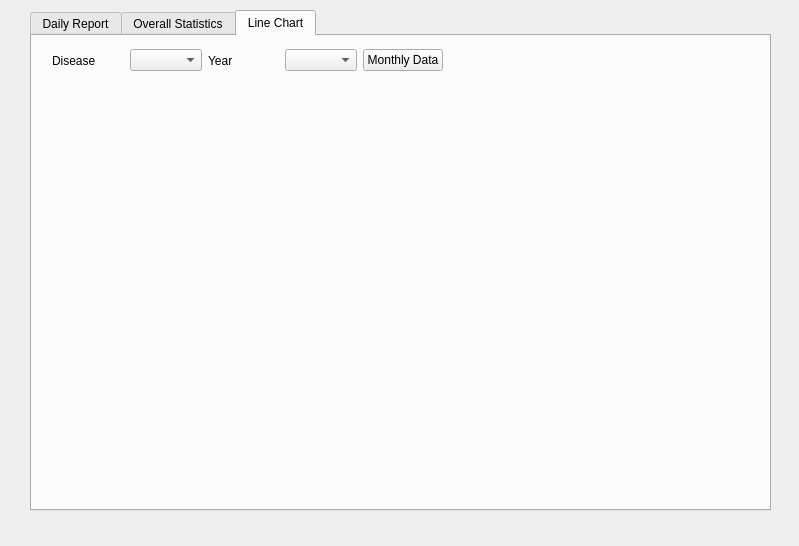
<?xml version="1.0" encoding="UTF-8"?>
<ui version="4.0">
 <class>Report</class>
 <widget class="QDialog" name="Report">
  <property name="geometry">
   <rect>
    <x>0</x>
    <y>0</y>
    <width>799</width>
    <height>546</height>
   </rect>
  </property>
  <property name="windowTitle">
   <string>Reports</string>
  </property>
  <widget class="QTabWidget" name="tabWidget_2">
   <property name="geometry">
    <rect>
     <x>30</x>
     <y>10</y>
     <width>741</width>
     <height>501</height>
    </rect>
   </property>
   <property name="currentIndex">
    <number>2</number>
   </property>
   <widget class="QWidget" name="tab_4">
    <attribute name="title">
     <string>Daily Report</string>
    </attribute>
    <widget class="QLabel" name="label_25">
     <property name="geometry">
      <rect>
       <x>10</x>
       <y>50</y>
       <width>361</width>
       <height>17</height>
      </rect>
     </property>
     <property name="text">
      <string>Diseases registered with their corresponding victims</string>
     </property>
    </widget>
    <widget class="QLabel" name="label_dix">
     <property name="geometry">
      <rect>
       <x>10</x>
       <y>70</y>
       <width>641</width>
       <height>21</height>
      </rect>
     </property>
     <property name="text">
      <string/>
     </property>
    </widget>
    <widget class="QDateEdit" name="date">
     <property name="geometry">
      <rect>
       <x>10</x>
       <y>10</y>
       <width>141</width>
       <height>27</height>
      </rect>
     </property>
     <property name="displayFormat">
      <string>dd-MM-yyyy</string>
     </property>
    </widget>
    <widget class="QPushButton" name="pushButton_2">
     <property name="geometry">
      <rect>
       <x>160</x>
       <y>10</y>
       <width>99</width>
       <height>27</height>
      </rect>
     </property>
     <property name="text">
      <string>Load</string>
     </property>
    </widget>
    <widget class="QLabel" name="label_27">
     <property name="geometry">
      <rect>
       <x>10</x>
       <y>280</y>
       <width>151</width>
       <height>17</height>
      </rect>
     </property>
     <property name="text">
      <string>Medicines purchased</string>
     </property>
    </widget>
    <widget class="QLabel" name="label_28">
     <property name="geometry">
      <rect>
       <x>10</x>
       <y>300</y>
       <width>531</width>
       <height>17</height>
      </rect>
     </property>
     <property name="text">
      <string/>
     </property>
    </widget>
    <widget class="QLabel" name="label_in">
     <property name="geometry">
      <rect>
       <x>10</x>
       <y>190</y>
       <width>581</width>
       <height>17</height>
      </rect>
     </property>
     <property name="text">
      <string/>
     </property>
    </widget>
    <widget class="QLabel" name="label_29">
     <property name="geometry">
      <rect>
       <x>10</x>
       <y>100</y>
       <width>67</width>
       <height>17</height>
      </rect>
     </property>
     <property name="text">
      <string>Details</string>
     </property>
    </widget>
    <widget class="QLabel" name="label_30">
     <property name="geometry">
      <rect>
       <x>10</x>
       <y>330</y>
       <width>67</width>
       <height>17</height>
      </rect>
     </property>
     <property name="text">
      <string>Details</string>
     </property>
    </widget>
    <widget class="QTableView" name="tableView">
     <property name="geometry">
      <rect>
       <x>10</x>
       <y>120</y>
       <width>661</width>
       <height>121</height>
      </rect>
     </property>
    </widget>
    <widget class="QTableView" name="tableView_2">
     <property name="geometry">
      <rect>
       <x>10</x>
       <y>350</y>
       <width>661</width>
       <height>121</height>
      </rect>
     </property>
    </widget>
   </widget>
   <widget class="QWidget" name="tab_5">
    <attribute name="title">
     <string>Overall Statistics</string>
    </attribute>
    <widget class="QLabel" name="label_17">
     <property name="geometry">
      <rect>
       <x>10</x>
       <y>90</y>
       <width>111</width>
       <height>17</height>
      </rect>
     </property>
     <property name="styleSheet">
      <string notr="true">color:rgb(85, 75, 75)</string>
     </property>
     <property name="text">
      <string>ANALYSIS FOR</string>
     </property>
    </widget>
    <widget class="QWidget" name="layoutWidget">
     <property name="geometry">
      <rect>
       <x>230</x>
       <y>10</y>
       <width>74</width>
       <height>61</height>
      </rect>
     </property>
     <layout class="QVBoxLayout" name="verticalLayout_8">
      <item>
       <widget class="QLabel" name="label_23">
        <property name="styleSheet">
         <string notr="true">color:rgb(85, 75, 75)</string>
        </property>
        <property name="text">
         <string>From Date</string>
        </property>
       </widget>
      </item>
      <item>
       <widget class="QLabel" name="label_24">
        <property name="styleSheet">
         <string notr="true">color:rgb(85, 75, 75)</string>
        </property>
        <property name="text">
         <string>To Date</string>
        </property>
       </widget>
      </item>
     </layout>
    </widget>
    <widget class="Line" name="line">
     <property name="geometry">
      <rect>
       <x>10</x>
       <y>100</y>
       <width>671</width>
       <height>20</height>
      </rect>
     </property>
     <property name="styleSheet">
      <string>color:rgb(85, 75, 75)</string>
     </property>
     <property name="orientation">
      <enum>Qt::Horizontal</enum>
     </property>
    </widget>
    <widget class="QWidget" name="layoutWidget">
     <property name="geometry">
      <rect>
       <x>310</x>
       <y>10</y>
       <width>141</width>
       <height>62</height>
      </rect>
     </property>
     <layout class="QVBoxLayout" name="verticalLayout_7">
      <item>
       <widget class="QDateEdit" name="from">
        <property name="displayFormat">
         <string>dd-MM-yyyy</string>
        </property>
       </widget>
      </item>
      <item>
       <widget class="QDateEdit" name="to">
        <property name="displayFormat">
         <string>dd-MM-yyyy</string>
        </property>
       </widget>
      </item>
     </layout>
    </widget>
    <widget class="QLabel" name="label_18">
     <property name="geometry">
      <rect>
       <x>120</x>
       <y>90</y>
       <width>131</width>
       <height>17</height>
      </rect>
     </property>
     <property name="styleSheet">
      <string notr="true">color:rgb(123, 99, 99)</string>
     </property>
     <property name="text">
      <string/>
     </property>
    </widget>
    <widget class="QComboBox" name="comboBox">
     <property name="geometry">
      <rect>
       <x>80</x>
       <y>11</y>
       <width>121</width>
       <height>27</height>
      </rect>
     </property>
    </widget>
    <widget class="QLabel" name="label">
     <property name="geometry">
      <rect>
       <x>10</x>
       <y>11</y>
       <width>67</width>
       <height>17</height>
      </rect>
     </property>
     <property name="styleSheet">
      <string notr="true">color:rgb(85, 75, 75)</string>
     </property>
     <property name="text">
      <string>*Diseases</string>
     </property>
    </widget>
    <widget class="QPushButton" name="pushButton">
     <property name="geometry">
      <rect>
       <x>470</x>
       <y>10</y>
       <width>99</width>
       <height>27</height>
      </rect>
     </property>
     <property name="text">
      <string>Search</string>
     </property>
    </widget>
    <widget class="QLabel" name="label_21">
     <property name="geometry">
      <rect>
       <x>10</x>
       <y>330</y>
       <width>761</width>
       <height>21</height>
      </rect>
     </property>
     <property name="styleSheet">
      <string notr="true">color:rgb(83, 88, 214)</string>
     </property>
     <property name="text">
      <string/>
     </property>
    </widget>
    <widget class="QLabel" name="label_19">
     <property name="geometry">
      <rect>
       <x>10</x>
       <y>220</y>
       <width>371</width>
       <height>20</height>
      </rect>
     </property>
     <property name="styleSheet">
      <string notr="true">color:rgb(76, 59, 59)</string>
     </property>
     <property name="text">
      <string>Affected localities with coresponding victim counts : </string>
     </property>
    </widget>
    <widget class="QLabel" name="label_22">
     <property name="geometry">
      <rect>
       <x>10</x>
       <y>300</y>
       <width>381</width>
       <height>20</height>
      </rect>
     </property>
     <property name="styleSheet">
      <string notr="true">color:rgb(76, 59, 59)</string>
     </property>
     <property name="text">
      <string>Affected occupations with coresponding victim counts : </string>
     </property>
    </widget>
    <widget class="QLabel" name="label_6">
     <property name="geometry">
      <rect>
       <x>12</x>
       <y>149</y>
       <width>63</width>
       <height>23</height>
      </rect>
     </property>
     <property name="styleSheet">
      <string notr="true">color:rgb(76, 59, 59)</string>
     </property>
     <property name="text">
      <string>Male :</string>
     </property>
    </widget>
    <widget class="QWidget" name="layoutWidget">
     <property name="geometry">
      <rect>
       <x>380</x>
       <y>150</y>
       <width>69</width>
       <height>51</height>
      </rect>
     </property>
     <layout class="QVBoxLayout" name="verticalLayout_6">
      <item>
       <widget class="QLabel" name="label_15">
        <property name="styleSheet">
         <string notr="true">color:rgb(83, 88, 214)</string>
        </property>
        <property name="text">
         <string/>
        </property>
       </widget>
      </item>
      <item>
       <widget class="QLabel" name="label_16">
        <property name="styleSheet">
         <string notr="true">color:rgb(83, 88, 214)</string>
        </property>
        <property name="text">
         <string/>
        </property>
       </widget>
      </item>
     </layout>
    </widget>
    <widget class="QLabel" name="label_20">
     <property name="geometry">
      <rect>
       <x>10</x>
       <y>250</y>
       <width>761</width>
       <height>21</height>
      </rect>
     </property>
     <property name="styleSheet">
      <string notr="true">color:rgb(83, 88, 214)</string>
     </property>
     <property name="text">
      <string/>
     </property>
    </widget>
    <widget class="QWidget" name="layoutWidget">
     <property name="geometry">
      <rect>
       <x>220</x>
       <y>150</y>
       <width>69</width>
       <height>51</height>
      </rect>
     </property>
     <layout class="QVBoxLayout" name="verticalLayout_4">
      <item>
       <widget class="QLabel" name="label_13">
        <property name="styleSheet">
         <string notr="true">color:rgb(83, 88, 214)</string>
        </property>
        <property name="text">
         <string/>
        </property>
       </widget>
      </item>
      <item>
       <widget class="QLabel" name="label_14">
        <property name="styleSheet">
         <string notr="true">color:rgb(83, 88, 214)</string>
        </property>
        <property name="text">
         <string/>
        </property>
       </widget>
      </item>
     </layout>
    </widget>
    <widget class="QLabel" name="label_9">
     <property name="geometry">
      <rect>
       <x>12</x>
       <y>178</y>
       <width>63</width>
       <height>22</height>
      </rect>
     </property>
     <property name="styleSheet">
      <string notr="true">color:rgb(76, 59, 59)</string>
     </property>
     <property name="text">
      <string>Female :</string>
     </property>
    </widget>
    <widget class="QWidget" name="layoutWidget">
     <property name="geometry">
      <rect>
       <x>150</x>
       <y>119</y>
       <width>68</width>
       <height>81</height>
      </rect>
     </property>
     <layout class="QVBoxLayout" name="verticalLayout_3">
      <item>
       <widget class="QLabel" name="label_5">
        <property name="styleSheet">
         <string notr="true">color:rgb(76, 59, 59)</string>
        </property>
        <property name="frameShape">
         <enum>QFrame::Panel</enum>
        </property>
        <property name="text">
         <string>Religion</string>
        </property>
       </widget>
      </item>
      <item>
       <widget class="QLabel" name="label_10">
        <property name="styleSheet">
         <string notr="true">color:rgb(76, 59, 59)</string>
        </property>
        <property name="text">
         <string>Christian:</string>
        </property>
       </widget>
      </item>
      <item>
       <widget class="QLabel" name="label_2">
        <property name="styleSheet">
         <string notr="true">color:rgb(76, 59, 59)</string>
        </property>
        <property name="text">
         <string>Moslem:</string>
        </property>
       </widget>
      </item>
     </layout>
    </widget>
    <widget class="QWidget" name="layoutWidget">
     <property name="geometry">
      <rect>
       <x>70</x>
       <y>150</y>
       <width>69</width>
       <height>51</height>
      </rect>
     </property>
     <layout class="QVBoxLayout" name="verticalLayout_2">
      <item>
       <widget class="QLabel" name="label_12">
        <property name="styleSheet">
         <string notr="true">color:rgb(83, 88, 214)</string>
        </property>
        <property name="text">
         <string/>
        </property>
       </widget>
      </item>
      <item>
       <widget class="QLabel" name="label_3">
        <property name="styleSheet">
         <string notr="true">color:rgb(83, 88, 214)</string>
        </property>
        <property name="text">
         <string/>
        </property>
       </widget>
      </item>
     </layout>
    </widget>
    <widget class="QLabel" name="label_4">
     <property name="geometry">
      <rect>
       <x>12</x>
       <y>121</y>
       <width>63</width>
       <height>22</height>
      </rect>
     </property>
     <property name="styleSheet">
      <string notr="true">color:rgb(76, 59, 59)</string>
     </property>
     <property name="frameShape">
      <enum>QFrame::Panel</enum>
     </property>
     <property name="text">
      <string>Gender</string>
     </property>
    </widget>
    <widget class="QWidget" name="layoutWidget">
     <property name="geometry">
      <rect>
       <x>310</x>
       <y>120</y>
       <width>120</width>
       <height>81</height>
      </rect>
     </property>
     <layout class="QVBoxLayout" name="verticalLayout_5">
      <item>
       <widget class="QLabel" name="label_7">
        <property name="styleSheet">
         <string notr="true">color:rgb(76, 59, 59)</string>
        </property>
        <property name="frameShape">
         <enum>QFrame::Box</enum>
        </property>
        <property name="text">
         <string>Marriage Status</string>
        </property>
       </widget>
      </item>
      <item>
       <widget class="QLabel" name="label_8">
        <property name="styleSheet">
         <string notr="true">color:rgb(76, 59, 59)</string>
        </property>
        <property name="text">
         <string>Married :</string>
        </property>
       </widget>
      </item>
      <item>
       <widget class="QLabel" name="label_11">
        <property name="styleSheet">
         <string notr="true">color:rgb(76, 59, 59)</string>
        </property>
        <property name="text">
         <string>Single :</string>
        </property>
       </widget>
      </item>
     </layout>
    </widget>
    <zorder>layoutWidget</zorder>
    <zorder>layoutWidget</zorder>
    <zorder>label_17</zorder>
    <zorder>line</zorder>
    <zorder>label_18</zorder>
    <zorder>comboBox</zorder>
    <zorder>label</zorder>
    <zorder>pushButton</zorder>
    <zorder>label_21</zorder>
    <zorder>label_19</zorder>
    <zorder>label_22</zorder>
    <zorder>label_6</zorder>
    <zorder>layoutWidget</zorder>
    <zorder>label_20</zorder>
    <zorder>layoutWidget</zorder>
    <zorder>label_9</zorder>
    <zorder>layoutWidget</zorder>
    <zorder>layoutWidget</zorder>
    <zorder>label_4</zorder>
    <zorder>layoutWidget</zorder>
   </widget>
   <widget class="QWidget" name="tab">
    <attribute name="title">
     <string>Line Chart</string>
    </attribute>
    <widget class="QWidget" name="layoutWidget">
     <property name="geometry">
      <rect>
       <x>20</x>
       <y>10</y>
       <width>391</width>
       <height>29</height>
      </rect>
     </property>
     <layout class="QHBoxLayout" name="horizontalLayout">
      <item>
       <widget class="QLabel" name="label_26">
        <property name="text">
         <string>Disease</string>
        </property>
       </widget>
      </item>
      <item>
       <widget class="QComboBox" name="comboBox_2"/>
      </item>
      <item>
       <widget class="QLabel" name="label_31">
        <property name="text">
         <string>Year</string>
        </property>
       </widget>
      </item>
      <item>
       <widget class="QComboBox" name="comboBox_3"/>
      </item>
      <item>
       <widget class="QPushButton" name="pushButton_4">
        <property name="text">
         <string>Monthly Data</string>
        </property>
       </widget>
      </item>
     </layout>
    </widget>
    <widget class="QCustomPlot" name="customPlot" native="true">
     <property name="geometry">
      <rect>
       <x>20</x>
       <y>60</y>
       <width>691</width>
       <height>371</height>
      </rect>
     </property>
    </widget>
   </widget>
  </widget>
 </widget>
 <customwidgets>
  <customwidget>
   <class>QCustomPlot</class>
   <extends>QWidget</extends>
   <header>qcustomplot.h</header>
   <container>1</container>
  </customwidget>
 </customwidgets>
 <resources/>
 <connections/>
</ui>
